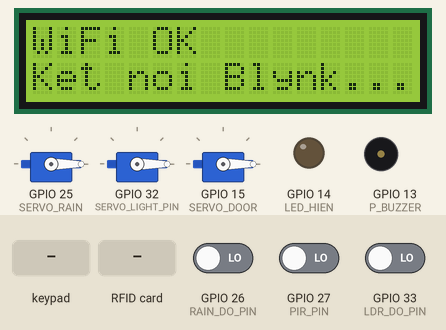
Bench run of a sketch on a simulated ESP32. Parts: 3 × servo, 16×2 character LCD, output pins drawn as LEDs (lit = HIGH), buzzer (waves = sounding, pin HIGH). Inputs (shaded band) come from the test bench; at power-on: GPIO 26 (RAIN_DO_PIN) LOW, GPIO 27 (PIR_PIN) LOW, GPIO 33 (LDR_DO_PIN) LOW. WiFi joins after 1.5 s; servers stay silent unless stated; what the sketch prints to the serial monitor is not drawn.

Above: at 8.4 s.
8.5 s: keypad keys 1 2 3 A # pressed 0.4 s apart
At 12.95 s:
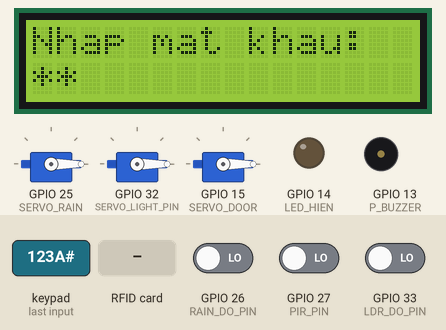
13.5 s: RFID card 11 11 11 11 held to the reader
At 16.1 s:
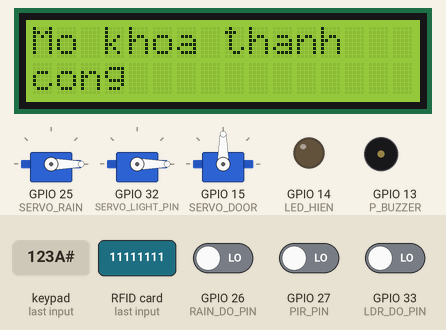
16.5 s: key '#' pressed
At 19.3 s:
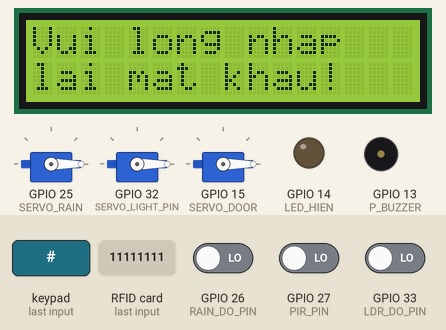
19.5 s: keypad keys 1 1 1 1 1 1 1 1 * pressed 0.4 s apart
At 23.9 s:
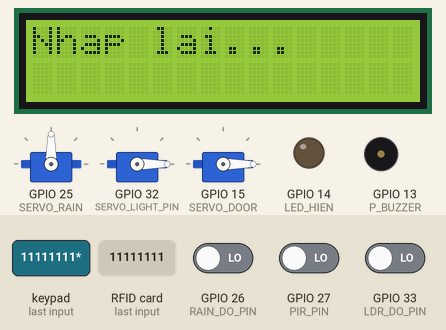
24.6 s: keypad keys 1 1 1 1 1 1 1 1 A pressed 0.4 s apart
At 28.1 s:
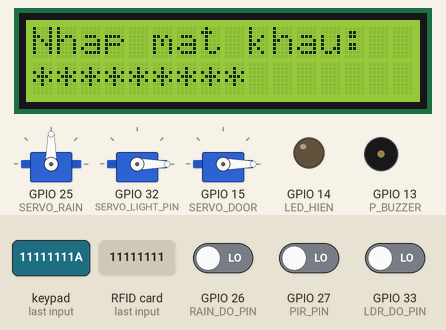
29.7 s: key '1' pressed
At 30.9 s:
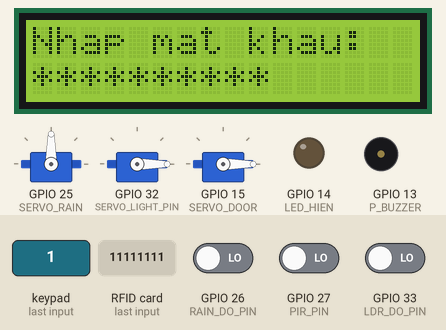
Timing chart, 0 to 32.7 s (numbered marks = the images above; inputs shaded):
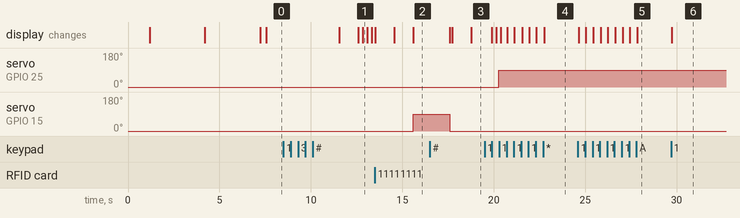

Measured:
- after the input at 8.5 s, the display: first differs from a run without the input after 4.1 s (image 1 shows a later state)
- after the input at 13.5 s, servo on GPIO 25 (SERVO_RAIN): stays 0° (without the input it goes to 90° after 2.7 s); the display: first changes at once (image 2 shows a later state)
- after the input at 16.5 s, servo on GPIO 25 (SERVO_RAIN): stays 0° (without the input it goes to 90° after 1.7 s); the display: first differs from a run without the input after 1.2 s (image 3 shows a later state)
- after the input at 19.5 s, the display: first changes after 0.40 s (image 4 shows a later state)
- after the input at 24.6 s, the display: first changes after 0.05 s (image 5 shows a later state)
- after the input at 29.7 s, the display: changes at once (image 6)

The sketch:

keyRFID.ino
```cpp
#define BLYNK_TEMPLATE_ID "TMPL6qg3TLSTn"
#define BLYNK_TEMPLATE_NAME "SmartHome"
#define BLYNK_AUTH_TOKEN "aDZGCZAqqiNBLVKFmusTrz-NrP_2uba0"

// Blynk debug ra Serial
#define BLYNK_PRINT Serial

#include <Wire.h>
#include <Keypad_I2C.h>
#include <Keypad.h>
#include <SPI.h>
#include <MFRC522.h>
#include <ESP32Servo.h>
#include <LiquidCrystal_I2C.h>

// ==== BLYNK ====
#include <WiFi.h>
#include <BlynkSimpleEsp32.h>

// ===== WIFI =====
char ssid[] = "honda";
char pass[] = "11111111";

// ==== LCD I2C ====
LiquidCrystal_I2C lcd(0x27, 16, 2);

// ==== Keypad I2C (PCF8574) ====
#define I2C_ADDR 0x20
const byte ROWS = 4;
const byte COLS = 4;
char keys[ROWS][COLS] = {
  {'1','2','3','A'},
  {'4','5','6','B'},
  {'7','8','9','C'},
  {'*','0','#','D'}
};
byte rowPins[ROWS] = {4, 5, 6, 7}; // PCF8574 P4-P7
byte colPins[COLS] = {0, 1, 2, 3}; // PCF8574 P0-P3
Keypad_I2C myKeypad(makeKeymap(keys), rowPins, colPins, ROWS, COLS, I2C_ADDR);

// ==== RFID RC522 ====
// Giữ RST ở GPIO4
#define SS_PIN   5
#define RST_PIN  4
#define SCK_PIN  18
#define MISO_PIN 19
#define MOSI_PIN 23
MFRC522 rfid(SS_PIN, RST_PIN);

/***** Rain sensor + Servo *****/
#define RAIN_DO_PIN 26    // cảm biến mưa (digital)
#define SERVO_RAIN  25    // servo che mưa (GPIO25)

// Tham số lọc & chống rung (ms)
const uint16_t SAMPLE_PERIOD_MS = 20;    // chu kỳ lấy mẫu nhanh
const uint16_t WET_CONFIRM_MS   = 800;   // ướt liên tục ≥ 0.8s => "mưa"
const uint16_t DRY_CONFIRM_MS   = 1500;  // khô liên tục ≥ 1.5s => "hết mưa"

// Biến trạng thái mưa
bool rainState = false;          // false = khô, true = đang mưa (đã xác nhận)
uint32_t wetAccumMs = 0;         // tích luỹ thời gian ướt liên tục
uint32_t dryAccumMs = 0;         // tích luỹ thời gian khô liên tục
uint32_t lastSampleAt = 0;
uint32_t lastServoChangeAt = 0;


// ==== Buzzer ====
#define P_BUZZER 13

// ==== Servo (tách 2 đối tượng) ====
#define SERVO_DOOR 15    // servo mở khoá cửa
Servo servoDoor;         // servo cửa
Servo servoRain;         // servo mưa
const uint16_t SERVO_HOLD_MS = 0;

/***** Light sensor + Servo (curtain2) *****/
#define LDR_DO_PIN       33     // DO của cảm biến ánh sáng (theo phần cứng bạn nói)
#define SERVO_LIGHT_PIN  32     // servo rèm theo ánh sáng

Servo servoLight;
bool lightState = false;        // false=thấp/tối, true=sáng (đã xác nhận)
bool curtainAuto = true;   // true = auto theo cảm biến, false = manual (bằng tay)
int curtainPos = 0;        // lưu vị trí hiện tại 0/1

uint32_t lastLightSampleAt = 0;
uint32_t lightHighAccumMs = 0;  // tích lũy thời gian HIGH (sáng)
uint32_t lightLowAccumMs  = 0;  // tích lũy thời gian LOW (tối)
uint32_t lastLightServoChangeAt = 0;

// Tham số lọc & chống rung cho cảm biến ánh sáng
const uint16_t LIGHT_SAMPLE_MS   = 20;   // chu kỳ lấy mẫu
const uint16_t LIGHT_HIGH_MS     = 200;  // HIGH liên tục ≥ 0.2s → “sáng”
const uint16_t LIGHT_LOW_MS      = 400;  // LOW  liên tục ≥ 0.4s → “tối”
const uint16_t LIGHT_SERVO_HOLD  = 800;  // giữ vị trí tối thiểu 0.8s trước khi đổi


// ==== PIR + ĐÈN HIÊN ====
#define PIR_PIN    27    // cảm biến PIR (HC-SR501 OUT)
#define LED_HIEN   14    // LED đèn hiên (qua điện trở 220–330Ω)

bool porchLedOn = false;
unsigned long pirOnTime = 0;
const unsigned long PORCH_DURATION = 5000; // 5 giây

// ==== Mật khẩu keypad ====
String correctPassword = "123A";
String input_pass = "";

// ==== UID RFID hợp lệ ====
const byte validUID[] = {0xF3, 0xC8, 0x7F, 0xF5};
const byte validLen = 4;

bool checkUID(MFRC522::Uid &uid) {
  if (uid.size != validLen) return false;
  for (byte i = 0; i < validLen; i++) {
    if (uid.uidByte[i] != validUID[i]) return false;
  }
  return true;
}

//TIME_OUT
bool timedOut = true;

// ==== Bảo mật ====
int failCount = 0;
bool locked = false;
unsigned long lockStart = 0;
const unsigned long lockDuration = 30000; // 30s

// ==== Timeout hiển thị mặc định ====
unsigned long lastActionTime = 0;
const unsigned long idleTimeout = 10000; // 10s

// ==== Timeout cho còi ====
const unsigned long p_buzzer_duration = 5000;

// === Manual qua Blynk V11 + trạng thái thực tế servo ===
int manualRainPos = 0;   // 0 => 0°, 1 => 90° (mong muốn của bạn)
int effectivePos   = 0;  // 0/1 = vị trí servo thực tế đang ở

// ==== Trạng thái mạng (non-blocking) + hàng đợi thông báo ====
unsigned long lastNetCheck = 0;
const unsigned long netCheckInterval = 500; // 0.5s
bool prevWifi = false;
bool prevBlynk = false;
bool firstBlynkTry = true;
unsigned long lastBlynkTry = 0;

// Hàng đợi gửi bù khi online
bool pendingPirOn = false;
bool pendingPirOff = false;

void applyLightServo(int pos, const char* reason) {
  int angle = pos ? 180 : 0;
  servoLight.write(angle);
  lastLightServoChangeAt = millis();
  curtainPos = pos;
  Serial.printf("[Curtain GPIO32] -> %d° (%s)\n", angle, reason);

  if (Blynk.connected()) {
    Blynk.virtualWrite(V13, curtainPos); // cập nhật nút V13 trên app
  }
}

void updateLightServoAccurate() {

  if (!curtainAuto) return;   // nếu đang manual thì bỏ qua cảm biến

  uint32_t now = millis();
  if (now - lastLightSampleAt < LIGHT_SAMPLE_MS) return;
  lastLightSampleAt = now;

  // Nhiều module LM393: đủ SÁNG -> DO = HIGH
  bool rawHigh = (digitalRead(LDR_DO_PIN) == HIGH);

  if (rawHigh) {
    lightHighAccumMs += LIGHT_SAMPLE_MS;
    lightLowAccumMs = 0;
    if (!lightState &&
        lightHighAccumMs >= LIGHT_HIGH_MS &&
        (now - lastLightServoChangeAt >= LIGHT_SERVO_HOLD)) {
      lightState = true;                // xác nhận SÁNG
      applyLightServo(1, "LIGHT auto HIGH");
    }
  } else {
    lightLowAccumMs += LIGHT_SAMPLE_MS;
    lightHighAccumMs = 0;
    if (lightState &&
        lightLowAccumMs >= LIGHT_LOW_MS &&
        (now - lastLightServoChangeAt >= LIGHT_SERVO_HOLD)) {
      lightState = false;               // xác nhận TỐI
      applyLightServo(0, "LIGHT auto LOW");
    }
  }
}


void applyServo(int pos, const char* reason) {
  int angle = pos ? 90 : 0;
  servoRain.write(angle);
  lastServoChangeAt = millis();
  effectivePos = pos;

  const char* statusText = pos ? "Đang phơi" : "Đã thu vào";

  Serial.printf("[Servo] -> %d° (%s)\n", angle, reason);
  if (Blynk.connected()) {
    // Đồng bộ widget theo TRẠNG THÁI THỰC TẾ
    Blynk.virtualWrite(V11, effectivePos);
    Blynk.virtualWrite(V12, statusText);
  }
}

// V13: Điều khiển tay (khi đang manual)
BLYNK_WRITE(V13) {
  if (curtainAuto) {
    Serial.println("[V13] Bị bỏ qua vì đang ở AUTO");
    Blynk.virtualWrite(V13, curtainPos); // giữ trạng thái hiện tại
    return;
  }
  int v = param.asInt();  // 0 hoặc 1
  applyLightServo(v, "V13 manual");
}

// V14: Bật/tắt AUTO
BLYNK_WRITE(V14) {
  curtainAuto = (param.asInt() == 1);

  if (curtainAuto) {
    // Vừa bật AUTO -> quyết định NGAY theo cảm biến hiện tại
    bool rawHigh = (digitalRead(LDR_DO_PIN) == HIGH); // LM393: HIGH = sáng
    int target = rawHigh ? 1 : 0;                     // 1 = mở, 0 = đóng
    applyLightServo(target, "AUTO immediate by sensor");
  } else {
    // Vừa tắt AUTO -> vào MANUAL, GIỮ nguyên vị trí đang có
    if (Blynk.connected()) Blynk.virtualWrite(V13, curtainPos);
  }

  if (Blynk.connected()) Blynk.virtualWrite(V14, curtainAuto ? 1 : 0);
}


void showWelcome() {
  lcd.clear();
  lcd.setCursor(0, 0);
  lcd.print("Welcome");
}
void showConnectingWiFiOnce() {
  lcd.clear();
  lcd.setCursor(0,0); lcd.print("Dang ket noi WF");
  delay(3000);
  lcd.setCursor(0,1); lcd.print("(offline OK)");
  delay(3000);
  showWelcome();
}
void showBlynkOKOnce() {
  lcd.clear();
  lcd.setCursor(0,0); lcd.print("Blynk OK");
  lcd.setCursor(0,1); lcd.print("Ready");
  delay(1000);
  showWelcome();
}

void p_buzzer() {
  unsigned long elapsed = millis() - lockStart;
  if (locked && elapsed < p_buzzer_duration) digitalWrite(P_BUZZER, HIGH);
  else digitalWrite(P_BUZZER, LOW);
}

void drawPasswordMasked() {
  lcd.setCursor(0, 0); lcd.print("Nhap mat khau:");
  lcd.setCursor(0, 1);
  size_t L = input_pass.length();
  for (size_t i = 0; i < L && i < 16; i++) lcd.print('*');
  for (size_t i = L; i < 16; i++) lcd.print(' ');
}

void unlock() {
  Serial.println("✅ Mo khoa (Servo 90°)!");
  lcd.clear();
  lcd.setCursor(0, 0); lcd.print("Mo khoa thanh ");
  lcd.setCursor(0, 1); lcd.print("cong");
  servoDoor.write(90);
  delay(2000);
  servoDoor.write(0);
  failCount = 0;
  lastActionTime = millis();
  showWelcome();
}

BLYNK_WRITE(V11) {
  int v = param.asInt();
  Serial.printf("[V11] got=%d  rainState=%d  dt=%lu ms\n",
                v, rainState, millis() - lastServoChangeAt);   // 0 hoặc 1
  manualRainPos = v;       // lưu mong muốn
  if (!rainState) {
    applyServo(manualRainPos, "V11 manual");
  } else {
    // Đang mưa -> vẫn ép 90°, chỉ đồng bộ UI cho rõ
    Serial.println("[V11] Nhan manual nhung DANG MUA -> override 90°");
    if (Blynk.connected()) Blynk.virtualWrite(V11, 1);
  }
}

BLYNK_CONNECTED() {
  // Lấy giá trị đã lưu, rồi đẩy trạng thái THỰC TẾ để UI khớp
  Blynk.syncVirtual(V11);
  Blynk.virtualWrite(V11, effectivePos);
  Blynk.virtualWrite(V12, effectivePos ? "Đang phơi" : "Đã thu vào");
  Blynk.virtualWrite(V14, curtainAuto ? 1 : 0);
  Blynk.virtualWrite(V13, curtainPos);

}


void updateNetwork() {
  unsigned long now = millis();
  if (now - lastNetCheck < netCheckInterval) return;
  lastNetCheck = now;

  bool wifi = (WiFi.status() == WL_CONNECTED);

  // Kết nối Blynk: lần đầu 5s, sau đó 1s mỗi 5s (không chặn dài)
  if (wifi && !Blynk.connected()) {
    if (firstBlynkTry) {
      Serial.println("[NET] First connect Blynk 5s");
      Blynk.connect(5000);
      firstBlynkTry = false;
      lastBlynkTry = now;
    } else if (now - lastBlynkTry >= 5000) {
      Serial.println("[NET] Retry Blynk 1s");
      Blynk.connect(1000);
      lastBlynkTry = now;
    }
  }

  bool bk = Blynk.connected();

  if (wifi != prevWifi) {
    if (wifi) {
      Serial.println("[NET] WiFi connected");
      lcd.clear();
      lcd.setCursor(0,0); lcd.print("WiFi OK");
      lcd.setCursor(0,1); lcd.print("Ket noi Blynk...");
      delay(4000);
    } else {
      Serial.println("[NET] WiFi disconnected -> offline");
      lcd.clear();
      lcd.setCursor(0,0); lcd.print("WiFi ERROR!");
      lcd.setCursor(0,1); lcd.print("Offline mode");
      delay(4000);
      showWelcome();
    }
    prevWifi = wifi;
  }

  if (bk != prevBlynk) {
    if (bk) {
      showBlynkOKOnce();
    }
    prevBlynk = bk;
  }
}

// Đọc & lọc cảm biến mưa, điều khiển servo với hysteresis thời gian
void updateRainServoAccurate() {
  uint32_t now = millis();
  if (now - lastSampleAt < SAMPLE_PERIOD_MS) return;
  lastSampleAt = now;

  bool rawWet = (digitalRead(RAIN_DO_PIN) == LOW); // LM393: ướt -> LOW

  if (rawWet) {
    wetAccumMs += SAMPLE_PERIOD_MS;
    dryAccumMs  = 0;
    if (!rainState && wetAccumMs >= WET_CONFIRM_MS && (now - lastServoChangeAt >= SERVO_HOLD_MS)) {
      rainState = true;
      // MƯA: ép 90°
      applyServo(1, "RAIN auto");
      Serial.println("🌧️ CO MUA -> override 90°");
    }
  } else {
    dryAccumMs += SAMPLE_PERIOD_MS;
    wetAccumMs  = 0;
    if (rainState && dryAccumMs >= DRY_CONFIRM_MS && (now - lastServoChangeAt >= SERVO_HOLD_MS)) {
      rainState = false;
      // HẾT MƯA: trả về manual V11
      applyServo(manualRainPos, "DRY restore manual");
      Serial.printf("☀️ HET MUA -> ve %d° theo V11\n", manualRainPos ? 90 : 0);
    }
  }
}


void setup() {
  Serial.begin(115200);

  // Rain sensor + servo mưa
  pinMode(RAIN_DO_PIN, INPUT);            // nếu module cần kéo lên thì dùng INPUT_PULLUP
  servoRain.attach(SERVO_RAIN, 500, 2400);
  servoRain.write(0);
  lastServoChangeAt = millis();

  // Buzzer
  pinMode(P_BUZZER, OUTPUT);
  digitalWrite(P_BUZZER, LOW);

    // NEW: Light sensor + servo ở GPIO32
  pinMode(LDR_DO_PIN, INPUT);                     // đa số module đã có pull-up trên board
  servoLight.attach(SERVO_LIGHT_PIN, 500, 2400);  // biên xung 500–2400us
  servoLight.write(0);                            // mặc định 0°
  lastLightServoChangeAt = millis();

  // I2C / LCD
  Wire.begin(21, 22);
  Wire.setClock(100000);
  lcd.init();
  lcd.backlight();
  lcd.clear();
  lcd.setCursor(0,0); lcd.print("Khoi dong...");
  delay(1000);

  // Keypad
  myKeypad.begin();

  // RFID
  SPI.begin(SCK_PIN, MISO_PIN, MOSI_PIN);
  rfid.PCD_Init();
  delay(50);
  rfid.PCD_DumpVersionToSerial();

  // Servo cửa
  servoDoor.attach(SERVO_DOOR, 500, 2400);
  servoDoor.write(0);

  // PIR + LED
  pinMode(PIR_PIN, INPUT);        // HC-SR501: OUT HIGH khi phát hiện
  pinMode(LED_HIEN, OUTPUT);
  digitalWrite(LED_HIEN, LOW);

  // WiFi + Blynk non-blocking
  WiFi.mode(WIFI_STA);
  WiFi.begin(ssid, pass);
  Blynk.config(BLYNK_AUTH_TOKEN); // connect trong updateNetwork()

  showConnectingWiFiOnce();
  lastActionTime = millis();
}


void loop() {
  // Mạng & Blynk
  updateNetwork();
  if (WiFi.status() == WL_CONNECTED && Blynk.connected()) {
    Blynk.run();
  }

  // ===== PIR: bật LED 5s + gửi thông báo =====
  int pirVal = digitalRead(PIR_PIN);
  if (!porchLedOn && pirVal == HIGH) {
    porchLedOn = true;
    pirOnTime = millis();
    digitalWrite(LED_HIEN, HIGH);

    Serial.println("PIR: Phat hien -> bat den hien 5s");
    if (Blynk.connected()) {
      Blynk.logEvent("pir_noti", "Phat hien vat the, den hien da bat ");
    } else {
      pendingPirOn = true; // hàng đợi nếu đang offline
    }
  }

  if (porchLedOn && (millis() - pirOnTime >= PORCH_DURATION)) {
    digitalWrite(LED_HIEN, LOW);
    porchLedOn = false;
    Serial.println("PIR: Het 5s -> tat den hien");
    if (Blynk.connected()) {
      Blynk.logEvent("pir_noti", "den hien da tat");
    } else {
      pendingPirOff = true; // hàng đợi nếu đang offline
    }
  }

  // ===== Khóa tạm nếu quá nhiều sai =====
  if (locked) {
    unsigned long elapsed = millis() - lockStart;
    if (elapsed >= lockDuration) {
      locked = false;
      failCount = 0;
      lcd.clear();
      lcd.setCursor(0, 0); lcd.print("System unlocked");
      Serial.println("🔓 Het khoa, co the nhap lai.");
      delay(700);
      showWelcome();
    } else {
      p_buzzer();
      int remain = (lockDuration - elapsed) / 1000;
      lcd.setCursor(0, 0); lcd.print("System locked   ");
      lcd.setCursor(0, 1); lcd.print("Wait ");
      lcd.print(remain); lcd.print("s     ");
      delay(200);
    }
    return;
  }

  // ===== Keypad =====
  char key = myKeypad.getKey();
  if (key) {
    timedOut = false;
    lastActionTime = millis();
    if (key == '#') {
      Serial.print("Mat khau da nhap: ");
      Serial.println(input_pass);

      if (input_pass == correctPassword) {
        Serial.println("✅ Mat khau dung!");
        unlock();
      } else {
        Serial.println("❌ Sai mat khau!");
        lcd.clear();
        lcd.setCursor(0, 0); lcd.print("Sai mat khau!");
        delay(1000);
        lcd.setCursor(0, 0); lcd.print("Vui long nhap   ");
        lcd.setCursor(0, 1); lcd.print("lai mat khau!   ");\
        delay(1000);
        failCount++;
      }
      input_pass = "";
    }
    else if (key == '*') {
      input_pass = "";
      Serial.println("Da xoa. Nhap lai...");
      lcd.setCursor(0, 0); lcd.print("Nhap lai...      ");
      lcd.setCursor(0, 1); lcd.print("                ");
      delay(1000);
    }
    else {
      input_pass += key;
      Serial.print("Dang nhap: ");
      for (size_t i = 0; i < input_pass.length(); i++) Serial.print('*');
      Serial.println();
      drawPasswordMasked();
    }
  }

  // ===== RFID =====
  if (rfid.PICC_IsNewCardPresent() && rfid.PICC_ReadCardSerial()) {
    lastActionTime = millis();
    timedOut = false;
    Serial.print("UID the: ");
    for (byte i = 0; i < rfid.uid.size; i++) {
      if (rfid.uid.uidByte[i] < 0x10) Serial.print("0");
      Serial.print(rfid.uid.uidByte[i], HEX);
      if (i < rfid.uid.size - 1) Serial.print(" ");
    }
    Serial.println();

    if (checkUID(rfid.uid)) {
      Serial.println("✅ UID hop le!");
      unlock();
    } else {
      Serial.println("❌ UID khong hop le!");
      lcd.clear();
      lcd.setCursor(0, 0); lcd.print("UID sai!");
      delay(1000);
      lcd.setCursor(0, 0); lcd.print("Vui long quet    ");
      lcd.setCursor(0, 1); lcd.print("lai the!         ");
      delay(1000);
      failCount++;
    }

    rfid.PICC_HaltA();
    rfid.PCD_StopCrypto1();
  }

  // Nếu sai quá nhiều → khóa
  if (failCount >= 5) {
    locked = true;
    lockStart = millis();
    lcd.clear();
    lcd.setCursor(0, 0); lcd.print("System locked!");
    Serial.println("🚨 Sai qua 5 lan -> khoa 30s!");
    if (Blynk.connected()) {
      Blynk.logEvent("wrong_pass", "Sai qua 5 lan, he thong da bi khoa!");
    }
  }

  // ===== Timeout 10s (Keypad + RFID) – hiện thông báo 1.5s rồi về Welcome =====
  static bool timeoutShowing = false;
  static unsigned long timeoutShownAt = 0;

  if (!locked) {
    unsigned long now = millis();

    // Kích hoạt đúng 1 lần khi quá idleTimeout và CHƯA “chốt” timeout
    if (!timedOut && !timeoutShowing && (now - lastActionTime > idleTimeout)) {
      input_pass = "";
      if (failCount > 0) failCount = 0;

      Serial.println("Timeout -> clear input & reset failCount");
      lcd.clear();
      lcd.setCursor(0,0); lcd.print("Het thoi gian");
      lcd.setCursor(0,1); lcd.print("Nhap lai tu dau");
      delay(1000);

      timeoutShowing = true;
      timeoutShownAt = now;
      timedOut = true;               //
    }

    // Giữ thông báo 1.5s rồi về màn hình Welcome
    if (timeoutShowing && (now - timeoutShownAt > 1500)) {
      showWelcome();
      timeoutShowing = false;        // đã tắt thông báo, nhưng timedOut vẫn TRUE
    }
  }

  // Cập nhật servo mưa (lọc thời gian)
  updateRainServoAccurate();

  updateLightServoAccurate();

  delay(10);
}
```
